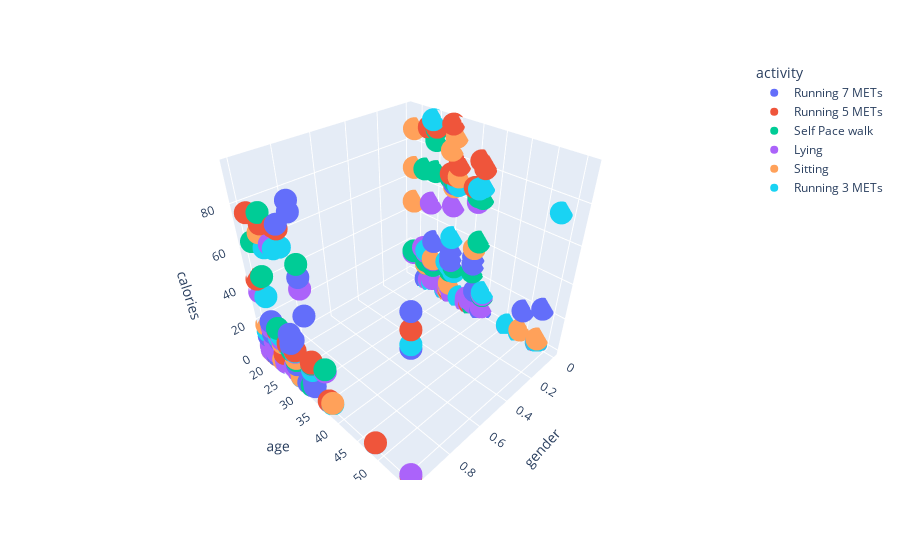

Notebook cell for this chart:
### Code cell
# Usamos plotly
import plotly.express as px

fig = px.scatter_3d(d2, x='gender', y='age', z='calories', color='activity')
fig.show()

### Figure 1 — Plotly figure (JSON) as saved in the notebook; plotly's stock layout.template omitted (floating-point values rounded to 4 significant figures)
{"data": [{"hovertemplate": "activity=Running 7 METs<br>gender=%{x}<br>age=%{y}<br>calories=%{z}<extra></extra>", "legendgroup": "Running 7 METs", "marker": {"color": "#636efa", "symbol": "circle"}, "mode": "markers", "name": "Running 7 METs", "scene": "scene", "showlegend": true, "type": "scatter3d", "x": [0, 1, 1, 1, 0, 1, 0, 1, 0, 0, 0, 1, 1, 1, 0, 0, 1, 0, 1, 1, 0, 1, 0, 1, 1, 1, 0, 0, 1, 0, 1, 1, 1, 1, 1, 1, 1, 1, 1, 1, 0, 1, 0, 0, 1, 1, 0, 0, 1, 1, 1, 1, 0, 1, 0, 1, 0, 0], "y": [25, 26, 56, 19, 30, 27, 30, 27, 37, 37, 30, 23, 32, 30, 25, 49, 32, 36, 19, 32, 53, 23, 29, 18, 20, 20, 23, 29, 48, 30, 28, 37, 56, 22, 19, 22, 32, 32, 20, 36, 30, 32, 36, 36, 26, 31, 31, 39, 20, 32, 20, 56, 37, 18, 29, 26, 25, 29], "z": [16, 18, 81, 0.2042, 0.5965, 21.5, 21.5, 6.5, 0.0875, 10.5, 24.5, 3.5, 1.882, 0.743, 0.4773, 14.5, 90, 31, 0.252, 94.5, 21.5, 0.756, 0.756, 0.61, 0.5565, 0.2387, 0.5503, 0.672, 0.7015, 66.5, 81, 0.741, 0.2513, 13.55, 0.2546, 0.7045, 5.262, 43, 21.5, 0.61, 29, 62, 0.732, 26.5, 23.5, 0.6125, 0.756, 0.61, 18.5, 4.115, 14.5, 66.5, 0.061, 9.595, 0.741, 16.53, 28, 1]}, {"hovertemplate": "activity=Running 5 METs<br>gender=%{x}<br>age=%{y}<br>calories=%{z}<extra></extra>", "legendgroup": "Running 5 METs", "marker": {"color": "#EF553B", "symbol": "circle"}, "mode": "markers", "name": "Running 5 METs", "scene": "scene", "showlegend": true, "type": "scatter3d", "x": [1, 1, 1, 0, 1, 1, 0, 1, 1, 1, 0, 1, 1, 1, 1, 0, 0, 0, 0, 0, 0, 1, 1, 0, 0, 1, 0, 1, 1, 1, 0, 0, 1, 0, 1, 1, 1, 0, 1, 1, 1, 0, 0, 1, 0, 1, 0, 0, 0, 1, 1, 1, 1, 0], "y": [20, 48, 19, 29, 20, 25, 49, 28, 23, 28, 29, 30, 28, 32, 32, 25, 36, 29, 30, 31, 23, 18, 25, 30, 37, 27, 37, 56, 32, 31, 31, 31, 26, 36, 56, 36, 28, 23, 48, 19, 19, 29, 29, 36, 25, 27, 53, 30, 35, 48, 23, 31, 22, 37], "z": [0.252, 0.756, 77, 71, 0.2525, 15.79, 0.2523, 0.756, 6.5, 79, 1, 0.6533, 0.735, 16.66, 17.25, 0.245, 0.756, 1, 0.756, 0.2483, 90, 43, 16.72, 71, 81, 79, 80, 0.2497, 17.08, 0.756, 77, 77, 17.93, 83, 74, 0.756, 0.756, 90.5, 0.756, 77, 0.2388, 95.5, 0.7425, 0.716, 91.5, 15.16, 0.8625, 2, 69, 0.756, 76, 0.756, 19.39, 0.2482]}, {"hovertemplate": "activity=Self Pace walk<br>gender=%{x}<br>age=%{y}<br>calories=%{z}<extra></extra>", "legendgroup": "Self Pace walk", "marker": {"color": "#00cc96", "symbol": "circle"}, "mode": "markers", "name": "Self Pace walk", "scene": "scene", "showlegend": true, "type": "scatter3d", "x": [0, 1, 0, 1, 1, 0, 0, 0, 1, 0, 0, 1, 0, 0, 0, 1, 1, 1, 0, 1, 0, 0, 0, 0, 0, 0, 0, 1, 0, 0, 1, 1, 1, 1, 1, 1, 1, 0, 0, 0, 1, 0, 1], "y": [25, 19, 23, 19, 31, 25, 31, 37, 22, 30, 31, 25, 23, 25, 33, 56, 27, 31, 22, 32, 37, 37, 37, 29, 19, 30, 36, 26, 49, 39, 19, 32, 23, 31, 37, 28, 26, 36, 36, 36, 36, 25, 20], "z": [69, 0.3448, 10.98, 0.252, 0.749, 85, 18.6, 0.2706, 20.54, 14.93, 0.252, 69, 12.91, 12.18, 0.756, 0.2482, 9.139, 0.735, 68, 68, 0.2522, 41, 65, 69, 15.05, 68, 21.61, 13.7, 0.252, 10.13, 63.5, 15.96, 81, 0.756, 0.756, 0.756, 15.14, 62, 65, 0.735, 20.03, 90.5, 47]}, {"hovertemplate": "activity=Lying<br>gender=%{x}<br>age=%{y}<br>calories=%{z}<extra></extra>", "legendgroup": "Lying", "marker": {"color": "#ab63fa", "symbol": "circle"}, "mode": "markers", "name": "Lying", "scene": "scene", "showlegend": true, "type": "scatter3d", "x": [1, 1, 1, 1, 1, 1, 0, 0, 0, 1, 0, 0, 0, 0, 0, 1, 0, 0, 0, 1, 1, 0, 1, 1, 1, 0, 1, 1, 1, 1, 0, 0, 0, 1, 1, 1, 0, 0, 0, 0, 0, 0, 1, 1, 0, 1, 1, 0, 1, 1, 1, 0, 0, 1, 0, 0, 0, 0, 1, 1, 0, 0, 1], "y": [19, 32, 19, 20, 32, 32, 39, 36, 33, 18, 19, 25, 35, 36, 24, 18, 37, 25, 35, 36, 22, 39, 23, 36, 27, 22, 20, 23, 22, 23, 33, 46, 24, 28, 27, 27, 31, 35, 29, 23, 35, 31, 22, 56, 25, 22, 18, 53, 20, 20, 25, 25, 36, 26, 30, 25, 30, 24, 23, 32, 30, 36, 18], "z": [1, 56.5, 0.3877, 18.04, 15.65, 12.5, 10.87, 0.5795, 1, 0.3445, 13.84, 0.2873, 3.053, 3.288, 50.5, 3.5, 2.5, 0.517, 0.2582, 0.5175, 18.26, 2.519, 15.48, 18.75, 14.37, 20.75, 18.5, 3.5, 1, 1, 1, 0.517, 1, 0.603, 3.194, 2.5, 1, 1, 2.5, 18.81, 1, 0.3138, 15.96, 1, 0.2257, 0.756, 36, 1.011, 2.5, 9.484, 69, 4, 62, 3.582, 4.911, 3.006, 3.196, 0.061, 15.93, 15.63, 54.5, 2.5, 0.756]}, {"hovertemplate": "activity=Sitting<br>gender=%{x}<br>age=%{y}<br>calories=%{z}<extra></extra>", "legendgroup": "Sitting", "marker": {"color": "#FFA15A", "symbol": "circle"}, "mode": "markers", "name": "Sitting", "scene": "scene", "showlegend": true, "type": "scatter3d", "x": [1, 0, 0, 0, 0, 1, 0, 0, 0, 1, 0, 1, 0, 0, 0, 0, 0, 1, 0, 1, 1, 1, 0, 1, 1, 0, 0, 1, 0, 0, 0, 0, 1, 1, 0, 0, 0, 0, 0], "y": [28, 19, 19, 30, 30, 18, 29, 30, 30, 37, 29, 22, 49, 25, 30, 36, 49, 20, 49, 22, 20, 20, 53, 28, 22, 24, 35, 27, 36, 19, 31, 30, 23, 18, 23, 25, 31, 36, 36], "z": [1, 66.5, 47, 6.221, 0.756, 16.68, 1, 90, 0.756, 1.248, 83, 1, 2, 0.676, 65, 36, 2, 17.96, 0.252, 71, 17.97, 17.97, 2.5, 3.5, 0.716, 0.061, 0.2385, 10.49, 0.691, 87, 0.676, 3.5, 13.28, 0.6405, 11.14, 16.62, 71, 0.5175, 0.468]}, {"hovertemplate": "activity=Running 3 METs<br>gender=%{x}<br>age=%{y}<br>calories=%{z}<extra></extra>", "legendgroup": "Running 3 METs", "marker": {"color": "#19d3f3", "symbol": "circle"}, "mode": "markers", "name": "Running 3 METs", "scene": "scene", "showlegend": true, "type": "scatter3d", "x": [0, 0, 0, 0, 1, 1, 1, 1, 0, 0, 0, 1, 0, 0, 0, 0, 0, 0, 1, 1, 1, 1, 1, 1, 0, 0, 0, 0, 0, 1, 1, 0, 0, 1, 0, 1, 1, 1, 1, 0, 0, 0, 1], "y": [31, 25, 39, 53, 28, 23, 22, 28, 23, 31, 31, 32, 30, 36, 31, 29, 30, 37, 37, 26, 48, 20, 27, 56, 53, 24, 46, 29, 25, 32, 22, 33, 24, 25, 29, 18, 23, 25, 22, 31, 49, 53, 20], "z": [66.5, 0.2523, 12.16, 1.294, 0.756, 17.99, 16.3, 71, 19.96, 0.252, 68, 12.55, 36, 69, 68, 19.68, 18.0, 71, 0.756, 68, 0.61, 0.239, 14.71, 68, 0.2066, 0.061, 0.756, 1, 0.756, 12.11, 16.02, 1, 94.5, 15.18, 2, 12.77, 65, 15.17, 15.18, 15.5, 0.2527, 73, 36]}], "layout": {"legend": {"title": {"text": "activity"}, "tracegroupgap": 0}, "margin": {"t": 60}, "scene": {"domain": {"x": [0, 1], "y": [0, 1]}, "xaxis": {"title": {"text": "gender"}}, "yaxis": {"title": {"text": "age"}}, "zaxis": {"title": {"text": "calories"}}}}}
